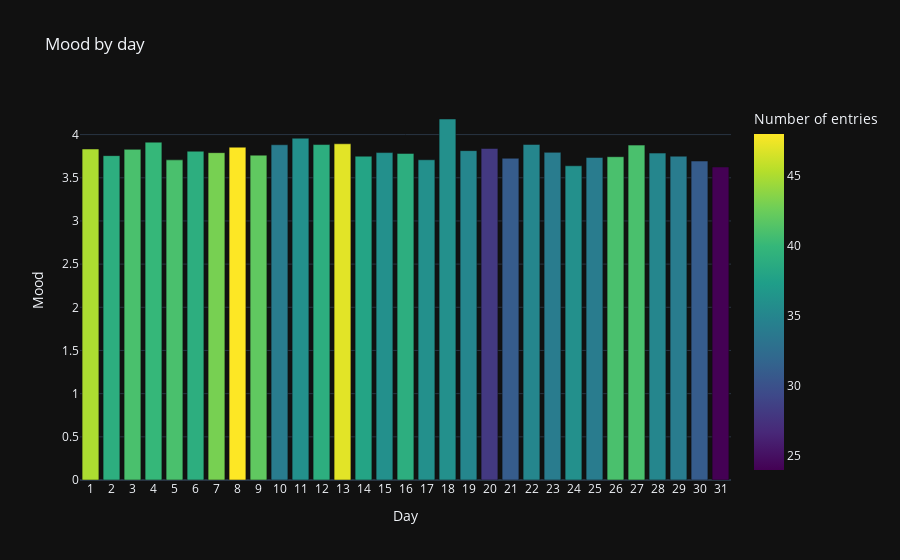

Here is the notebook cell this chart was saved with:
### Code cell
df.by_time_bar_plot('day')

### Figure 1 — Plotly figure (JSON) as saved in the notebook; plotly's stock layout.template omitted (floating-point values rounded to 4 significant figures)
{"data": [{"alignmentgroup": "True", "hovertemplate": "Day=%{x}<br>Mood=%{y}<br>Number of entries=%{marker.color}<extra></extra>", "legendgroup": "", "marker": {"color": [47, 39, 36, 34, 42, 48, 43, 39, 41, 40, 41, 39, 45, 24, 31, 34, 35, 41, 41, 34, 36, 34, 35, 31, 28, 35, 36, 36, 39, 36, 38], "coloraxis": "coloraxis", "pattern": {"shape": ""}}, "name": "", "offsetgroup": "", "orientation": "v", "showlegend": false, "textposition": "auto", "type": "bar", "x": [13, 12, 11, 10, 9, 8, 7, 6, 5, 4, 3, 2, 1, 31, 30, 29, 28, 27, 26, 25, 24, 23, 22, 21, 20, 19, 18, 17, 16, 15, 14], "xaxis": "x", "y": [3.894, 3.885, 3.958, 3.882, 3.762, 3.854, 3.791, 3.808, 3.707, 3.913, 3.829, 3.756, 3.833, 3.625, 3.694, 3.75, 3.786, 3.878, 3.744, 3.735, 3.639, 3.794, 3.886, 3.726, 3.839, 3.814, 4.181, 3.708, 3.782, 3.792, 3.75], "yaxis": "y"}], "layout": {"barmode": "relative", "coloraxis": {"colorbar": {"title": {"text": "Number of entries"}}, "colorscale": [[0, "#440154"], [0.1111, "#482878"], [0.2222, "#3e4989"], [0.3333, "#31688e"], [0.4444, "#26828e"], [0.5556, "#1f9e89"], [0.6667, "#35b779"], [0.7778, "#6ece58"], [0.8889, "#b5de2b"], [1, "#fde725"]]}, "legend": {"tracegroupgap": 0}, "title": {"text": "Mood by day"}, "xaxis": {"anchor": "y", "domain": [0, 1], "dtick": 1, "title": {"text": "Day"}}, "yaxis": {"anchor": "x", "domain": [0, 1], "title": {"text": "Mood"}}}}
